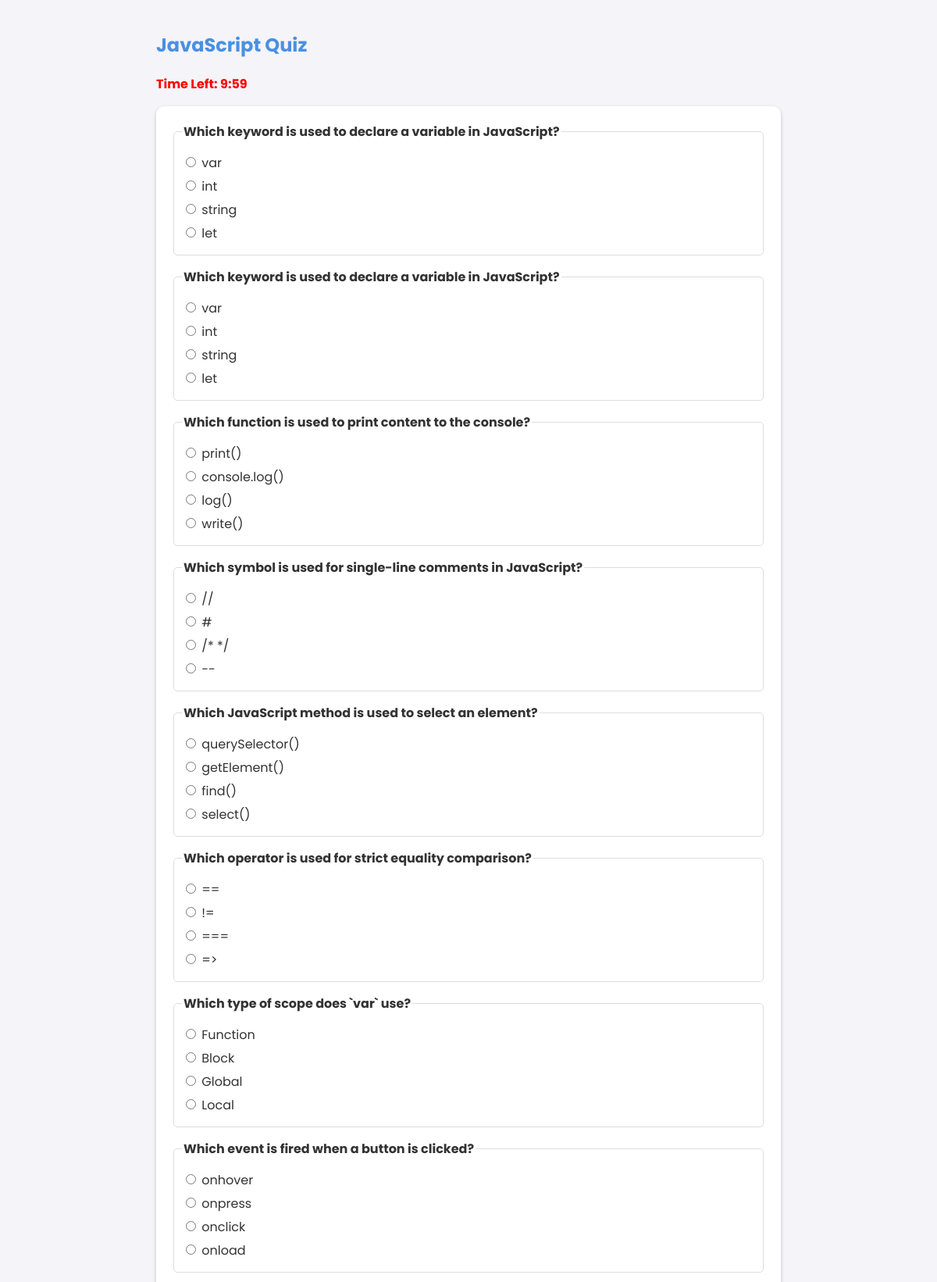
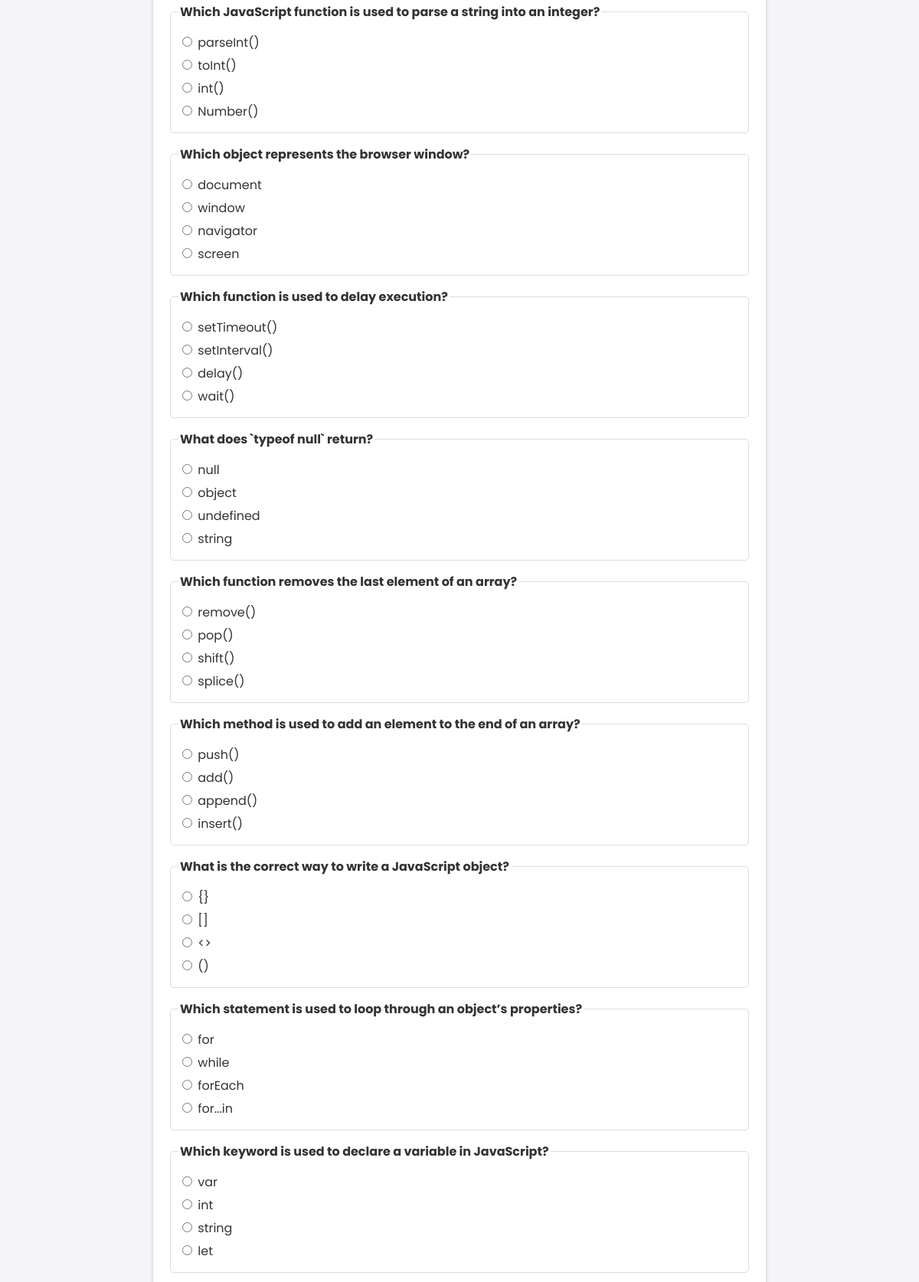
Screenshot of /quiz/2/ (signed in, upper part) with the database file from the repository (2 pictures, top to bottom).
### education_tutor/models.py (models this page shows, shortened)
class ProgrammingLanguage(models.Model):
    name = models.CharField(max_length=50, unique=True)

class Question(models.Model):
    language = models.ForeignKey(ProgrammingLanguage, on_delete=models.CASCADE)
    text = models.TextField()
    option1 = models.CharField(max_length=200)
    option2 = models.CharField(max_length=200)
    option3 = models.CharField(max_length=200)
    option4 = models.CharField(max_length=200)
    correct_option = models.CharField(max_length=200)

### education_tutor/views.py (the view)
# urls.py: path('quiz/<int:language_id>/', views.start_quiz, name='start_quiz'),
@login_required
def start_quiz(request, language_id):
    language = get_object_or_404(ProgrammingLanguage, id=language_id)
    questions = Question.objects.filter(language=language)
    return render(request, 'education_tutor/quiz.html', {'language': language, 'questions': questions})

### education_tutor/templates/education_tutor/quiz.html (shortened to what this page needs)
{% extends "education_tutor/base.html" %}
{% block content %}
    <h2 style="color: #4A90E2;">{{ language.name }} Quiz</h2>
    <p id="timer" style="font-weight: bold; color: red;">Time Left: 10:00</p>
    <form id="quiz-form" method="POST" action="{% url 'submit_quiz' language.id %}"
          style="background: white; padding: 20px; border-radius: 10px; box-shadow: 0 2px 5px rgba(0, 0, 0, 0.2);">
        {% for question in questions %}
            <fieldset style="margin-bottom: 15px; padding: 10px; border: 1px solid #ddd; border-radius: 5px;">
                <legend style="font-weight: bold;">{{ question.text }}</legend>
                <label style="display: block; margin: 5px 0;">
                    <input type="radio" name="{{ question.id }}" value="{{ question.option1 }}"> {{ question.option1 }}
                </label>
                <label style="display: block; margin: 5px 0;">
                    <input type="radio" name="{{ question.id }}" value="{{ question.option2 }}"> {{ question.option2 }}
                </label>
                <label style="display: block; margin: 5px 0;">
                    <input type="radio" name="{{ question.id }}" value="{{ question.option3 }}"> {{ question.option3 }}
                </label>
                <label style="display: block; margin: 5px 0;">
                    <input type="radio" name="{{ question.id }}" value="{{ question.option4 }}"> {{ question.option4 }}
                </label>
            </fieldset>
        {% endfor %}
    </form>
{% endblock %}

### education_tutor/templates/education_tutor/base.html (style rules this page uses)
body { font-family: 'Poppins', sans-serif; margin: 0; padding: 0; background-color: #f4f4f9; color: #333; }
h2 { color: #6200ea; }

### rows the page displays
ProgrammingLanguage: name "JavaScript"
Question: text "Which keyword is used to declare a variable in JavaScript?", option1 "var", option2 "int", option3 "string", option4 "let"
Question: text "Which keyword is used to declare a variable in JavaScript?", option1 "var", option2 "int", option3 "string", option4 "let"
Question: text "Which function is used to print content to the console?", option1 "print()", option2 "console.log()", option3 "log()", option4 "write()"
Question: text "Which symbol is used for single-line comments in JavaScript?", option1 "//", option2 "#", option3 "/* */", option4 "--"
Question: text "Which JavaScript method is used to select an element?", option1 "querySelector()", option2 "getElement()", option3 "find()", option4 "select()"
Question: text "Which operator is used for strict equality comparison?", option1 "==", option2 "!=", option3 "===", option4 "=>"
Question: text "Which type of scope does `var` use?", option1 "Function", option2 "Block", option3 "Global", option4 "Local"
Question: text "Which event is fired when a button is clicked?", option1 "onhover", option2 "onpress", option3 "onclick", option4 "onload"
Question: text "Which JavaScript function is used to parse a string into an integer?", option1 "parseInt()", option2 "toInt()", option3 "int()", option4 "Number()"
Question: text "Which object represents the browser window?", option1 "document", option2 "window", option3 "navigator", option4 "screen"
Question: text "Which function is used to delay execution?", option1 "setTimeout()", option2 "setInterval()", option3 "delay()", option4 "wait()"
Question: text "What does `typeof null` return?", option1 "null", option2 "object", option3 "undefined", option4 "string"
Question: text "Which function removes the last element of an array?", option1 "remove()", option2 "pop()", option3 "shift()", option4 "splice()"
Question: text "Which method is used to add an element to the end of an array?", option1 "push()", option2 "add()", option3 "append()", option4 "insert()"
Question: text "What is the correct way to write a JavaScript object?", option1 "{}", option2 "[]", option3 "<>", option4 "()"
Question: text "Which statement is used to loop through an object’s properties?", option1 "for", option2 "while", option3 "forEach", option4 "for...in"
Question: text "Which keyword is used to declare a variable in JavaScript?", option1 "var", option2 "int", option3 "string", option4 "let"
